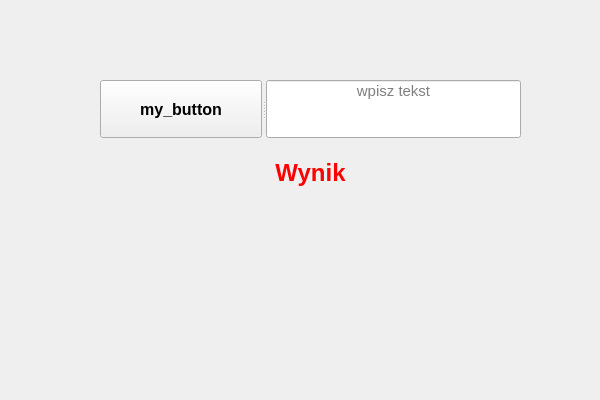
<?xml version="1.0" encoding="UTF-8"?>
<ui version="4.0">
 <class>Form</class>
 <widget class="QWidget" name="Form">
  <property name="geometry">
   <rect>
    <x>0</x>
    <y>0</y>
    <width>600</width>
    <height>400</height>
   </rect>
  </property>
  <property name="windowTitle">
   <string>Aplikacja</string>
  </property>
  <widget class="QWidget" name="">
   <property name="geometry">
    <rect>
     <x>100</x>
     <y>80</y>
     <width>421</width>
     <height>121</height>
    </rect>
   </property>
   <layout class="QVBoxLayout" name="verticalLayout">
    <item>
     <widget class="QSplitter" name="splitter">
      <property name="orientation">
       <enum>Qt::Horizontal</enum>
      </property>
      <widget class="QPushButton" name="pushButton1">
       <property name="font">
        <font>
         <pointsize>12</pointsize>
         <bold>true</bold>
        </font>
       </property>
       <property name="text">
        <string>my_button</string>
       </property>
      </widget>
      <widget class="QLineEdit" name="lineEdit1">
       <property name="font">
        <font>
         <pointsize>11</pointsize>
        </font>
       </property>
       <property name="alignment">
        <set>Qt::AlignHCenter|Qt::AlignTop</set>
       </property>
       <property name="placeholderText">
        <string>wpisz tekst</string>
       </property>
      </widget>
     </widget>
    </item>
    <item>
     <widget class="QLabel" name="label1">
      <property name="font">
       <font>
        <pointsize>18</pointsize>
        <bold>true</bold>
       </font>
      </property>
      <property name="styleSheet">
       <string notr="true">QLabel{
color:red
}</string>
      </property>
      <property name="text">
       <string>Wynik</string>
      </property>
      <property name="alignment">
       <set>Qt::AlignCenter</set>
      </property>
     </widget>
    </item>
   </layout>
  </widget>
 </widget>
 <resources/>
 <connections/>
</ui>
